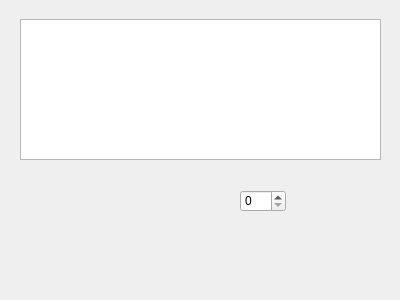
<?xml version="1.0" encoding="UTF-8"?>
<ui version="4.0">
 <class>Widget</class>
 <widget class="QWidget" name="Widget">
  <property name="geometry">
   <rect>
    <x>0</x>
    <y>0</y>
    <width>400</width>
    <height>300</height>
   </rect>
  </property>
  <property name="windowTitle">
   <string>Widget</string>
  </property>
  <widget class="QTextEdit" name="textEdit">
   <property name="geometry">
    <rect>
     <x>20</x>
     <y>19</y>
     <width>361</width>
     <height>141</height>
    </rect>
   </property>
  </widget>
  <widget class="QSpinBox" name="spinBox">
   <property name="geometry">
    <rect>
     <x>240</x>
     <y>190</y>
     <width>46</width>
     <height>22</height>
    </rect>
   </property>
  </widget>
 </widget>
 <layoutdefault spacing="6" margin="11"/>
 <resources/>
 <connections/>
</ui>
